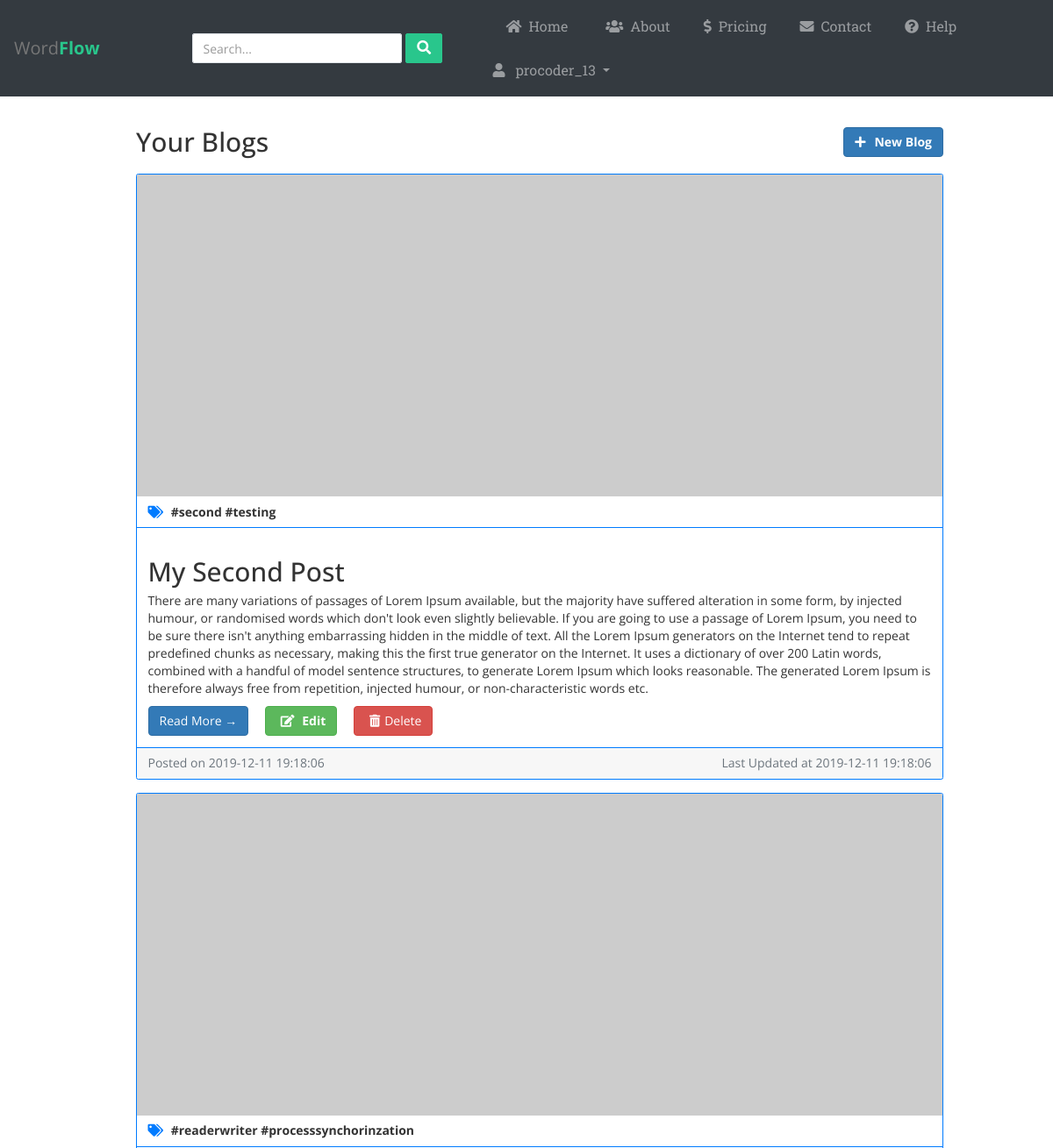
Page /procoder_13/blogs (signed in, upper part) on the earlier database version.
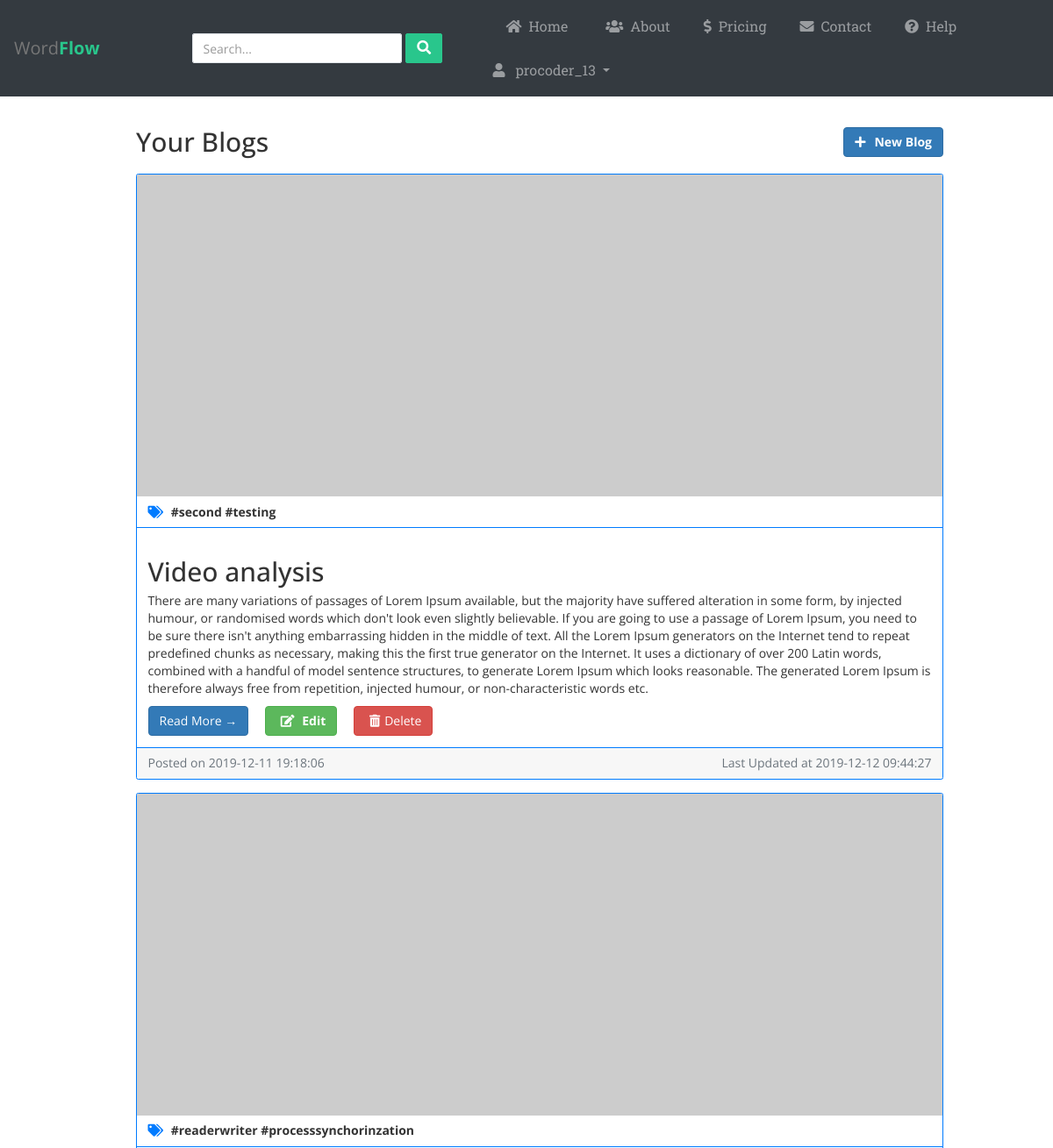
Same page on the later database version.
### app.py (models this page shows)
class Post(db.Model):
	pid = db.Column(db.Integer, primary_key=True)
	title= db.Column(db.String(80), nullable=False)
	author = db.Column(db.String(40), nullable=False)
	content = db.Column(db.String(100), nullable=False)
	created_on = db.Column(db.DateTime, nullable=False)
	last_updated = db.Column(db.DateTime, nullable=False)
	tags = db.Column(db.String(50), nullable=False)

### app.py (the view)
@app.route('/<user>/blogs')
@is_logged_in
def userBlogs(user):
	posts = Post.query.filter_by(author=user).all()
	for post in posts:
		post.created_on= str(post.created_on).split('.')[0]
		post.last_updated=str(post.last_updated).split('.')[0]
	return render_template('post.html', username=session["username"], logged_in=True, post=posts, userBlog=True)

### app.py (called while the page is built)
def is_logged_in(f):
	@wraps(f)
	def wrap(*args, **kwargs):
		if 'logged_in' in session:
			return f(*args, **kwargs)
		else:
			flash('Unauthorized, Please Login !', category='danger')
			return redirect(url_for('home'))
	return wrap

### templates/post.html (shortened to what this page needs)
{% extends "layout.html" %}
{% block content %}
<div class="container">
	<div class="row justify-content-between">
      <div class="col-md-10">
        {% if userBlog %}
            {% if post|length > 0 %}
          	<div class="row mb-2">
    	      	<div class="col-md-8">
        	        <h2 class="my-4">Your Blogs</h2>
    	        </div>
    			<div class="col-md-4">
    				<a href="/{{username}}/new/" class="btn btn-primary py-auto mt-4 pull-right"><span class="pr-3"><i class="fas fa-plus"></i></span><b>New Blog</b></a>
    			</div>
    		</div>
            {% endif %}
        {% endif %}
        {% if userBlog %}
            {% for p in post %}
                <div class="card mb-4 border-primary">
                    <img class="card-img-top" src="http://placehold.it/750x300" alt="Card image cap">
                    <div class="card-header bg-transparent border-primary">
                        <p class="card-text mb-0 text-default"><b><i class="fas fa-tags text-primary mr-2"></i> {{p.tags}}</b></p>
                    </div>
                    <div class="card-body border-primary">
                        <h2 class="card-title">{{p.title}}</h2>
                        <p class="card-text">{{p.content}}</p>
                        <a href="/{{username}}/view/{{p.pid}}" class="btn btn-primary">Read More &rarr;</a>
                        <a href="/{{username}}/edit/{{p.pid}}" class="btn btn-success mx-4"><span class="px-2"><i class="fas fa-edit"></i></span> <b>Edit</b></a>
                        <a href="/delete/{{p.pid}}" class="btn btn-danger"><span class="px-2"><i class="fas fa-trash-alt"></i></span>Delete</a>
                    </div>
                    <div class="card-footer text-muted border-primary">
                        <div class="row">
                            <div class="col-md-6">
                                Posted on {{p.created_on}}
                            </div>
                            <div class="col-md-6 text-right">
                                Last Updated at {{p.last_updated}}
                            </div>
                        </div>
                    </div>
                </div>
            {% endfor %}
        {% endif %}
      </div>
  </div>
</div>
{% endblock %}

Differences in the rows shown:
changed Post "#second #testing": title "My Second Post" → "Video analysis"; last_updated "2019-12-11 19:18:06" → "2019-12-12 09:44:27"
